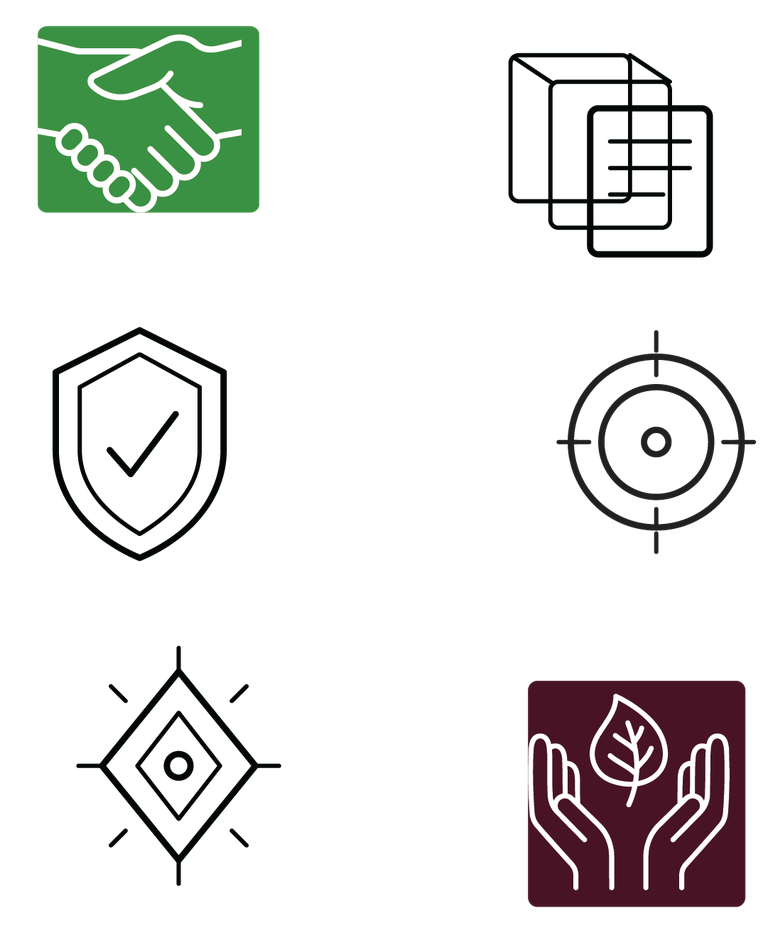
#> input picture assets/needs/values1-20.png, 763 x 925 px, shrunk from 1074 x 1303 before the run; its folder holds only this picture in this run
$ python process_cards.py
#> lines starting #> are read from the running program, lines starting #| are printed output that depends on the picture
from PIL import Image
import glob
import os

files = sorted(glob.glob('assets/needs/values1-*.png'))
out_names = ['partnership', 'precision', 'transparency', 'reliability', 'quality', 'sustainability']

for i, f in enumerate(files):
    if i >= len(out_names): break

    img = Image.open(f).convert("RGBA")
#> img is the input picture: PIL image 763x925 RGBA; mean R, G, B, A 12.9, 14.2, 11.2, 42.6
    datas = img.getdata()

    newData = []
    # Get top-left pixel color as the background to remove (usually white or black)
    bg_color = datas[0]
#> bg_color = (0, 0, 0, 0)

    # We will remove pixels that are very close to bg_color
    threshold = 10

    for item in datas:
        if abs(item[0] - bg_color[0]) < threshold and abs(item[1] - bg_color[1]) < threshold and abs(item[2] - bg_color[2]) < threshold:
            # Change to transparent
            newData.append((255, 255, 255, 0))
        else:
            newData.append(item)
#> after the loop, newData = 705775 items

    img.putdata(newData)
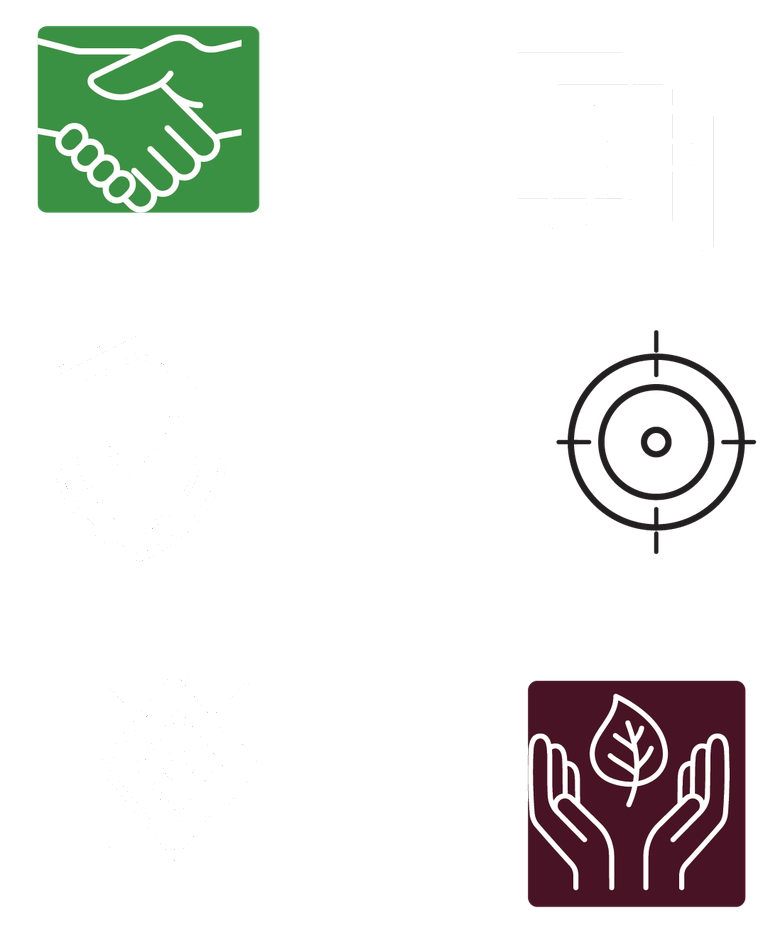
#> img: PIL image 763x925 RGBA; mean R, G, B, A 230.9, 232.2, 229.2, 35; transparent parts drawn white

    # Also crop the transparent borders
    bbox = img.getbbox()
#> bbox = (35, 23, 757, 909)
    if bbox:
        img = img.crop(bbox)
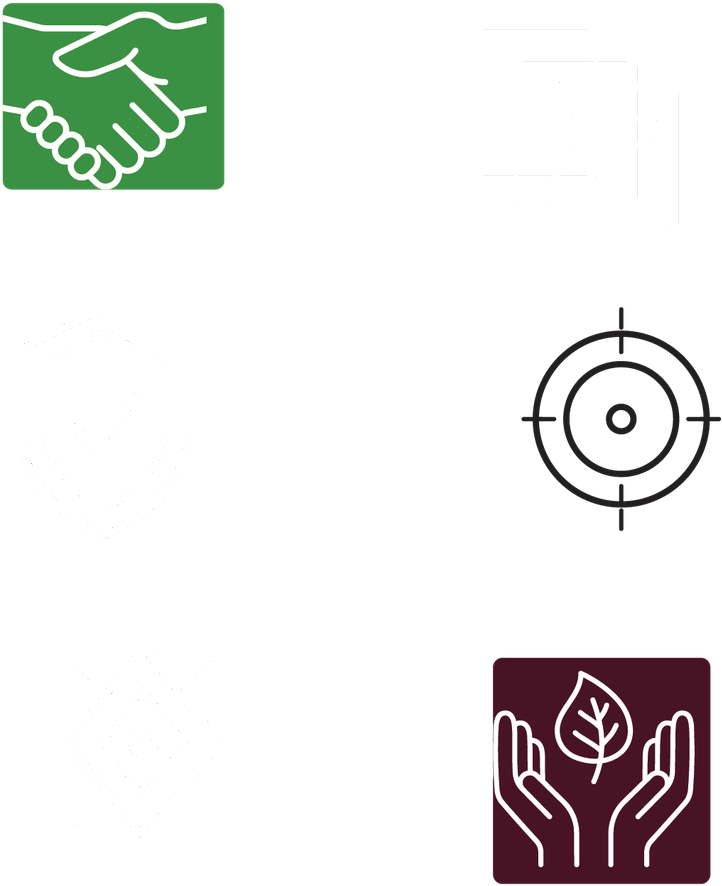
#> img: PIL image 722x886 RGBA; mean R, G, B, A 228.4, 229.8, 226.5, 38.7; transparent parts drawn white

    out_path = f"assets/values_{out_names[i]}.png"
    img.save(out_path, "PNG")
    print(f"Processed {f} -> {out_path}")
